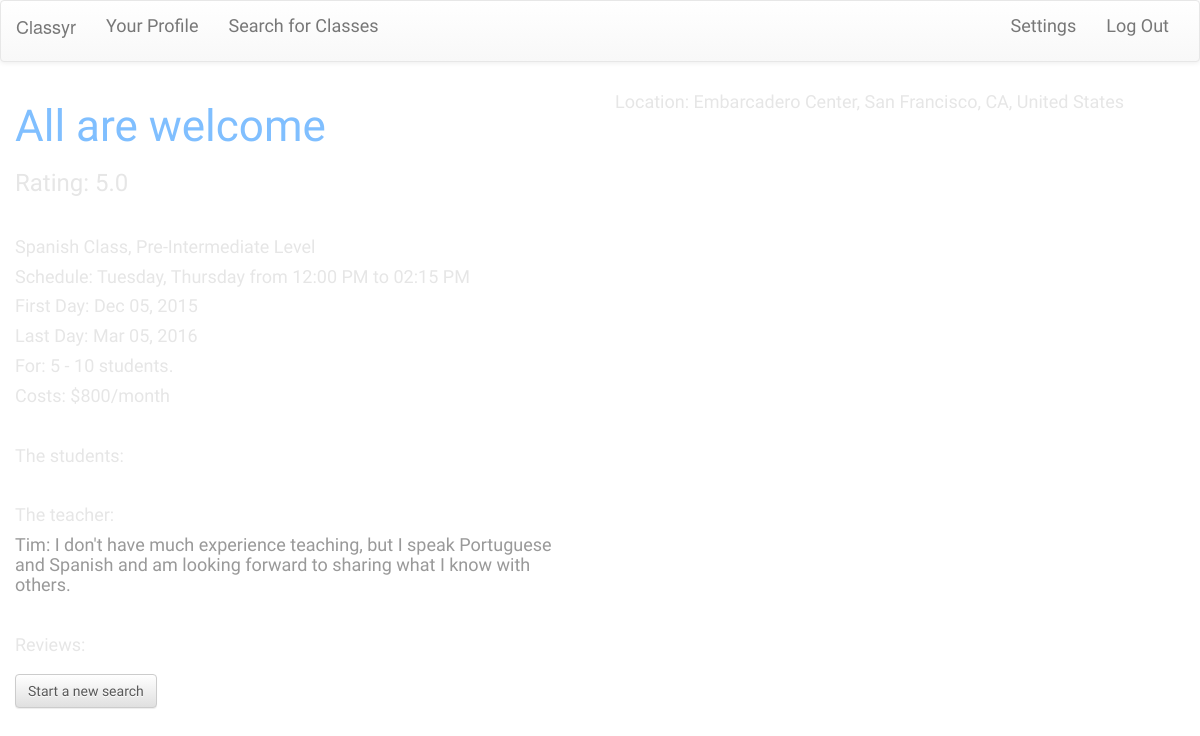
/class-info/6 (signed in), run on an earlier commit of the app's database.
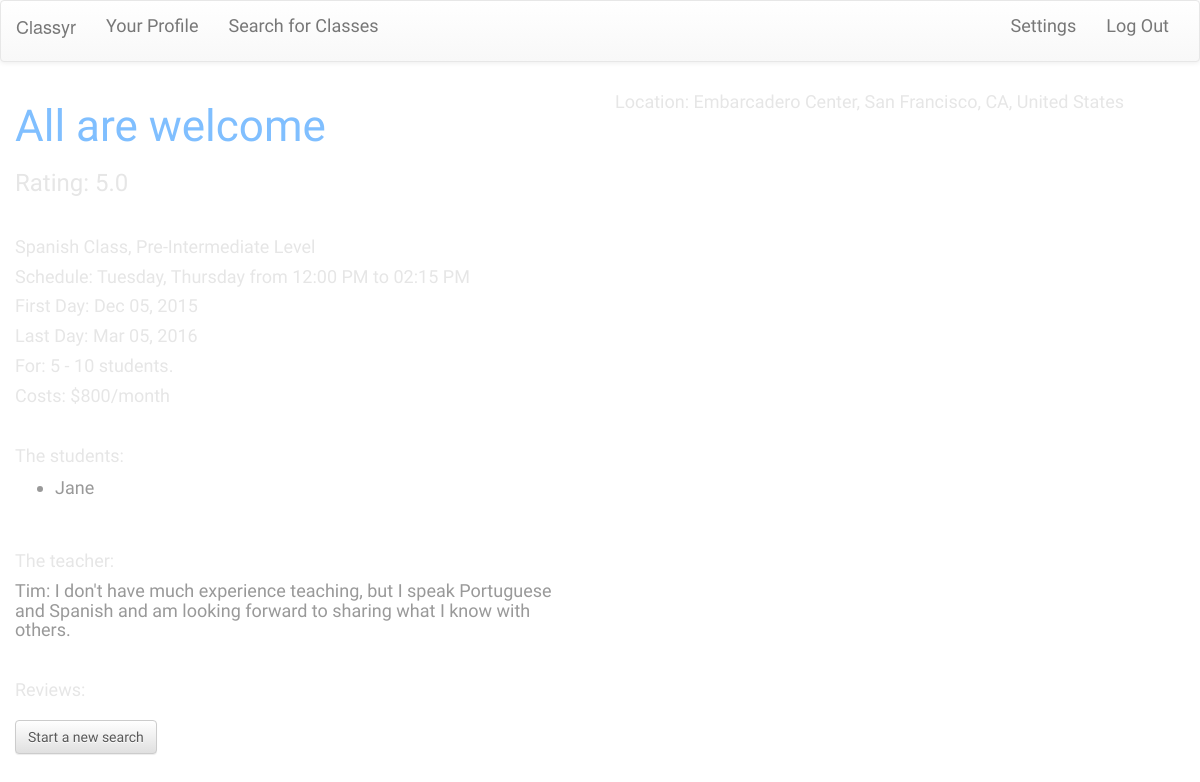
And on a later commit of the database.
### model.py (models this page shows, shortened)
class User(db.Model):
    __tablename__ = "users"
    user_id = db.Column(db.Integer, primary_key=True, autoincrement=True)
    username = db.Column(db.String(40), nullable=False)
    email = db.Column(db.String(100), nullable=False)
    password = db.Column(db.String(30), nullable=False)
    fname = db.Column(db.String(60))
    lname = db.Column(db.String(100))
    is_teacher = db.Column(db.Boolean, nullable=False)
    image = db.Column(db.String(150))
    bio = db.Column(db.String(300))

### server.py (the view)
@app.route('/class-info/<int:url_id>')
def class_info(url_id):
    returned_classes = db.session.query(Classroom).filter(Classroom.class_id==url_id).first()
    all_class = db.session.query(User).join(ClassUser).filter(ClassUser.class_id==url_id).all()
    address=returned_classes.address
    day_join = str(returned_classes.class_days)
    day_join = re.sub('&',', ', day_join)
    days_split = re.sub('days=', '', day_join)
    print "DAYS_SPLIT: ", days_split
    starttime = returned_classes.start_time.strftime("%I:%M %p")
    endtime = returned_classes.end_time.strftime("%I:%M %p")
    startdate = returned_classes.start_date.strftime("%b %d, %Y")
    enddate = returned_classes.end_date.strftime("%b %d, %Y")
    rate_format = returned_classes.rating
    rate_format = "%.1f" % rate_format
    reviews = db.session.query(Review).filter(Review.class_id==url_id).all()
    for review in reviews:
        if len(review.review) > 10:
            print review
    if session.get("user_id"):
        logged_in = User.query.filter(User.user_id==session["user_id"]).first()
        print "look here: ", logged_in.is_teacher
        user_email = db.session.query(User).filter(User.user_id == session["user_id"]).first()
        user_username = user_email.username
        if logged_in.is_teacher == 0:
            print "if student, class: "
            print returned_classes.class_id
            return render_template("class-info.html", returned_classes=returned_classes, url_id=url_id, all_class=all_class,
                                                    logged_in=logged_in, starttime=starttime, endtime=endtime,
                                                    startdate=startdate, enddate=enddate, days_split=days_split,
                                                    reviews=reviews, rate_format=rate_format, user_username=user_username)
        else:
            print "if teacher, class: ", returned_classes.class_id
            return render_template("class-info-teacher.html", returned_classes=returned_classes, url_id=url_id,
                                                            logged_in=logged_in, starttime=starttime, endtime=endtime,
                                                            enddate=enddate, days_split=days_split, rate_format=rate_format,
                                                            reviews=reviews, startdate=startdate, all_class=all_class,
                                                            user_username=user_username)
    return render_template("class-info.html", returned_classes=returned_classes, url_id=url_id, all_class=all_class,
                                                logged_in=None, starttime=starttime, endtime=endtime, startdate=startdate,
                                                enddate=enddate, days_split=days_split, rate_format=rate_format,
                                                reviews=reviews)

### templates/class-info-teacher.html (shortened to what this page needs)
{% extends 'base.html' %}
{% block head %}
<link rel="stylesheet" type="text/css" src="static/map.css">
{% endblock %}
{% block body %}
  <div id="basic-class" class="col-sm-6 col-md-5 col-lg-6">
    <div>
      <h1>{{ returned_classes.class_name }}</h1>
    </div>
    <div>
      <h3>Rating: {{ rate_format }}</h3>
    </div>
  <br>
    <div>
      <h5 id="class-info">{{ returned_classes.language }} Class, {{ returned_classes.level }} Level</h5>
    </div>
    <div>
      <h5>Schedule: {{ days_split }} from {{ starttime }} to {{ endtime }}</h5>
    </div>
    <div>
      <h5>First Day: {{ startdate }}</h5>
        {% if returned_classes.end_date == "" %}
        <h5>This class is ongoing</h5>
        {% else %}
        <h5>Last Day: {{ enddate }}</h5>
        {% endif %}
    </div>
    <div>
      <h5>For: {{ returned_classes.min_students }} - {{ returned_classes.max_students }} students.</h5>
    </div>
    <div>
      {% if returned_classes.cost == 0 %}
        <h5>Costs: Free!</h5>
      {% else %}
        <h5>Costs: ${{ returned_classes.cost }}/{{ returned_classes.per_time }}</h5>
      {% endif %}
    </div>
<br>
    <div>
      <h5>The students:</h5>
        <ul>
          {% for stu in all_class %}
          {% if stu.is_teacher == 0 %}
              <li>{{ stu.username }}</li>
          {% endif %}
          {% endfor %}
        </ul>
<br>
      <h5>The teacher:</h5>
          {% for stu in all_class %}
          {% if stu.is_teacher == 1 %}
            <h4>{{ stu.username }}:  {{ stu.bio }}</h4>
          {% endif %}
          {% endfor %}
    </div>
<br>
    <div id="reviews">
      <h5>Reviews:</h5>
    </div>
    <div>
        <a href="/search"><button class="btn btn-default" name="return-search" id="return-search">Start a new search</button></a>
    </div>
  </div>
<div class="col-sm-6 col-md-5 col-md-offset-2 col-lg-6 col-lg-offset-0">
  <div>
    <h5>Location: {{ returned_classes.address }} </h5>
  </div>
  <div id="map" style="width: 400px; height: 400px"></div>
</div>
{% endblock %}

What changed in the data, as far as the page shows it:
added User: username "Jane", shown under "The students:"
